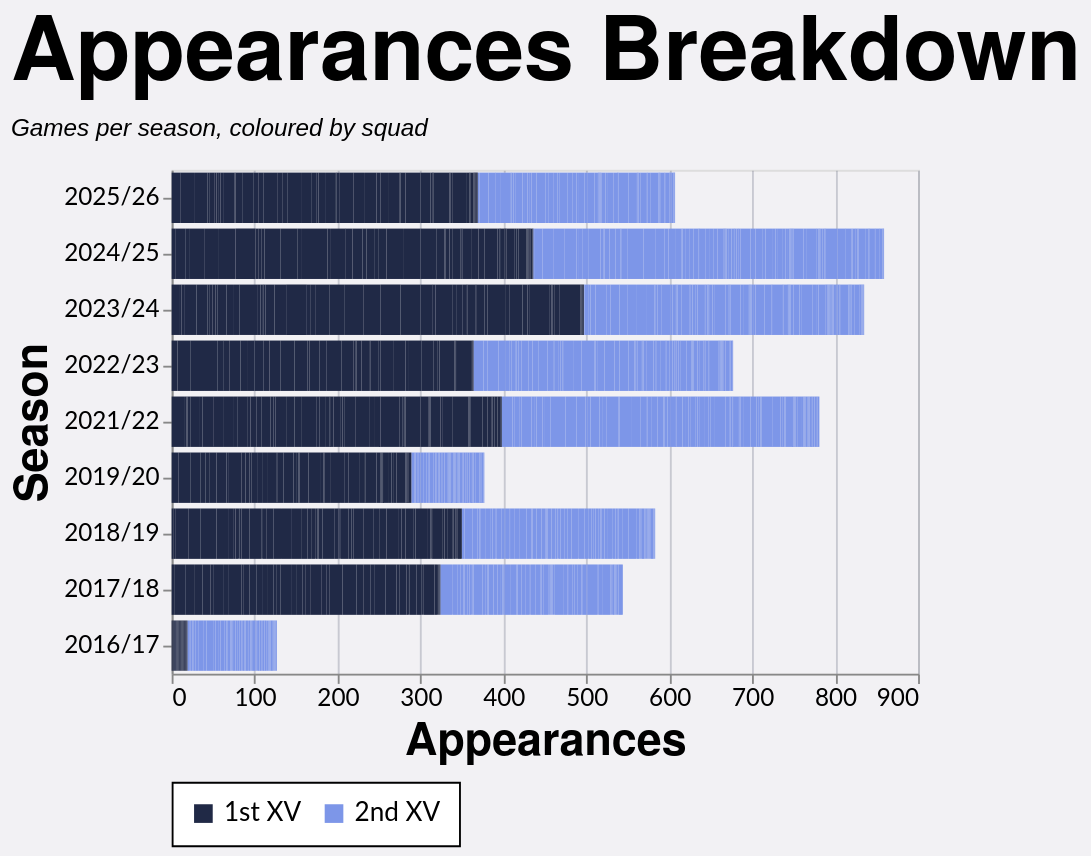

Here is the Vega-Lite specification saved for this chart:
### Vega-Lite specification from a JSON file in a GitHub repository (floating-point values rounded to 4 significant figures; data arrays with more than 128 entries replaced by an {"elided": "..."} marker saying what was removed)
{"config": {"axis": {"labelFont": "Lato, sans-serif", "titleFont": "PT Sans Narrow, Helvetica Neue, Helvetica, Arial, sans-serif", "labelFontSize": 13, "titleFontSize": 24, "gridColor": "#202947", "gridOpacity": 0.2}, "header": {"labelFont": "PT Sans Narrow, Helvetica Neue, Helvetica, Arial, sans-serif", "titleFont": "PT Sans Narrow, Helvetica Neue, Helvetica, Arial, sans-serif", "labelFontSize": 24, "titleFontSize": 28, "labelFontWeight": "bold", "orient": "left"}, "legend": {"labelFont": "Lato, sans-serif", "titleFont": "PT Sans Narrow, Helvetica Neue, Helvetica, Arial, sans-serif", "labelFontSize": 14, "titleFontSize": 16, "titlePadding": 5, "fillColor": "white", "strokeColor": "black", "padding": 10, "titleFontWeight": "lighter", "titleFontStyle": "italic", "titleColor": "gray", "offset": 10}, "title": {"font": "PT Sans Narrow, Helvetica Neue, Helvetica, Arial, sans-serif", "fontSize": 48, "fontWeight": "bold", "anchor": "start", "align": "center", "titlePadding": 20, "subtitlePadding": 10, "subtitleFontSize": 13, "subtitleColor": "", "subtitleFontStyle": "italic", "offset": 15, "color": "black"}, "axisX": {"labelAngle": 0}, "facet": {"title": null, "header": null, "align": {"row": "each", "column": "each"}}, "resolve": {"scale": {"y": "independent", "facet": "independent"}}, "background": "#f2f1f4"}, "data": {"name": "data-cb1f4521315b4358179f8e552116cbcd"}, "mark": {"type": "bar"}, "encoding": {"color": {"field": "color_value", "legend": {"orient": "bottom", "title": null}, "scale": {"range": ["#202946", "#7d96e8", "#99151520"]}, "sort": ["1st XV", "2nd XV", "Unknown"], "type": "nominal"}, "tooltip": [{"field": "player", "title": "Player", "type": "nominal"}, {"field": "season", "title": "Season", "type": "nominal"}, {"field": "color_value", "title": "Group", "type": "nominal"}, {"aggregate": "sum", "field": "apps", "title": "Appearances", "type": "quantitative"}], "x": {"aggregate": "sum", "field": "apps", "title": "Appearances", "type": "quantitative"}, "y": {"field": "season", "sort": {"field": "season_sort", "op": "max", "order": "descending"}, "title": "Season", "type": "nominal"}}, "height": {"step": 30}, "title": {"text": "Appearances Breakdown", "subtitle": "Games per season, coloured by squad"}, "width": 400, "$schema": "https://vega.github.io/schema/vega-lite/v5.20.1.json", "datasets": {"data-cb1f4521315b4358179f8e552116cbcd": {"elided": "2518 records"}}}
